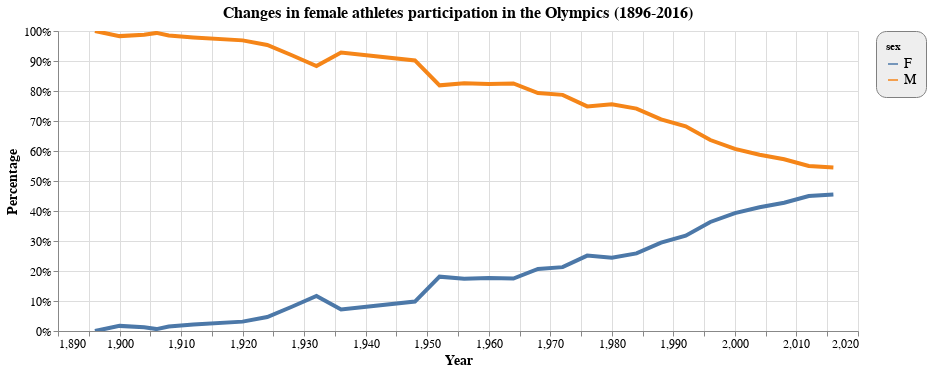

Source (notebook cell):
### Code cell
source = female_dcast_tidy_df

alt.Chart(source, title = 'Changes in female athletes participation in the Olympics (1896-2016)').mark_line(size=4
).encode(
    x=alt.X('year',title='Year'),
    y= alt.Y('percentage', axis=alt.Axis(format='%', title='Percentage')),
    color='sex',
    tooltip=['year','percentage:Q']
).interactive().properties(
    width=800,
    height=300).configure_title(
    fontSize=16).configure_axis(
    labelFontSize=12,
    titleFontSize=14
).configure_legend(
    strokeColor='gray',
    fillColor='#EEEEEE',
    padding=10,
    cornerRadius=10,
    labelFontSize=14
)

### Figure 1 — Vega-Lite specification as saved in the notebook (floating-point values rounded to 4 significant figures)
{"$schema": "https://vega.github.io/schema/vega-lite/v3.4.0.json", "config": {"axis": {"labelFontSize": 12, "titleFontSize": 14}, "legend": {"cornerRadius": 10, "fillColor": "#EEEEEE", "labelFontSize": 14, "padding": 10, "strokeColor": "gray"}, "mark": {"tooltip": null}, "title": {"fontSize": 16}, "view": {"height": 300, "width": 400}}, "data": {"name": "data-6504e93c0abe6c7d0695aa04cd68f424"}, "datasets": {"data-6504e93c0abe6c7d0695aa04cd68f424": [{"all": 380, "f_prct": 0, "female_percent": 0, "frequencies": 0, "male_percentage": 100, "percentage": 0, "sex": "F", "year": 1896}, {"all": 1936, "f_prct": 0.01705, "female_percent": 1.7, "frequencies": 33, "male_percentage": 98.3, "percentage": 0.01705, "sex": "F", "year": 1900}, {"all": 1301, "f_prct": 0.0123, "female_percent": 1.2, "frequencies": 16, "male_percentage": 98.8, "percentage": 0.0123, "sex": "F", "year": 1904}, {"all": 1733, "f_prct": 0.006347, "female_percent": 0.6, "frequencies": 11, "male_percentage": 99.4, "percentage": 0.006347, "sex": "F", "year": 1906}, {"all": 3101, "f_prct": 0.01516, "female_percent": 1.5, "frequencies": 47, "male_percentage": 98.5, "percentage": 0.01516, "sex": "F", "year": 1908}, {"all": 4040, "f_prct": 0.02153, "female_percent": 2.2, "frequencies": 87, "male_percentage": 97.8, "percentage": 0.02153, "sex": "F", "year": 1912}, {"all": 4292, "f_prct": 0.03122, "female_percent": 3.1, "frequencies": 134, "male_percentage": 96.9, "percentage": 0.03122, "sex": "F", "year": 1920}, {"all": 5233, "f_prct": 0.04663, "female_percent": 4.7, "frequencies": 244, "male_percentage": 95.3, "percentage": 0.04663, "sex": "F", "year": 1924}, {"all": 4992, "f_prct": 0.08093, "female_percent": 8.1, "frequencies": 404, "male_percentage": 91.9, "percentage": 0.08093, "sex": "F", "year": 1928}, {"all": 2969, "f_prct": 0.1169, "female_percent": 11.7, "frequencies": 347, "male_percentage": 88.3, "percentage": 0.1169, "sex": "F", "year": 1932}, {"all": 6506, "f_prct": 0.07193, "female_percent": 7.2, "frequencies": 468, "male_percentage": 92.8, "percentage": 0.07193, "sex": "F", "year": 1936}, {"all": 6405, "f_prct": 0.09805, "female_percent": 9.8, "frequencies": 628, "male_percentage": 90.2, "percentage": 0.09805, "sex": "F", "year": 1948}, {"all": 8270, "f_prct": 0.181, "female_percent": 18.1, "frequencies": 1497, "male_percentage": 81.9, "percentage": 0.181, "sex": "F", "year": 1952}, {"all": 5127, "f_prct": 0.1742, "female_percent": 17.4, "frequencies": 893, "male_percentage": 82.6, "percentage": 0.1742, "sex": "F", "year": 1956}, {"all": 8119, "f_prct": 0.1767, "female_percent": 17.7, "frequencies": 1435, "male_percentage": 82.3, "percentage": 0.1767, "sex": "F", "year": 1960}, {"all": 7702, "f_prct": 0.175, "female_percent": 17.5, "frequencies": 1348, "male_percentage": 82.5, "percentage": 0.175, "sex": "F", "year": 1964}, {"all": 8588, "f_prct": 0.2069, "female_percent": 20.7, "frequencies": 1777, "male_percentage": 79.3, "percentage": 0.2069, "sex": "F", "year": 1968}, {"all": 10304, "f_prct": 0.2128, "female_percent": 21.3, "frequencies": 2193, "male_percentage": 78.7, "percentage": 0.2128, "sex": "F", "year": 1972}, {"all": 8641, "f_prct": 0.2514, "female_percent": 25.1, "frequencies": 2172, "male_percentage": 74.9, "percentage": 0.2514, "sex": "F", "year": 1976}, {"all": 7191, "f_prct": 0.2442, "female_percent": 24.4, "frequencies": 1756, "male_percentage": 75.6, "percentage": 0.2442, "sex": "F", "year": 1980}, {"all": 9454, "f_prct": 0.2588, "female_percent": 25.9, "frequencies": 2447, "male_percentage": 74.1, "percentage": 0.2588, "sex": "F", "year": 1984}, {"all": 12037, "f_prct": 0.2943, "female_percent": 29.4, "frequencies": 3543, "male_percentage": 70.6, "percentage": 0.2943, "sex": "F", "year": 1988}, {"all": 12977, "f_prct": 0.3178, "female_percent": 31.8, "frequencies": 4124, "male_percentage": 68.2, "percentage": 0.3178, "sex": "F", "year": 1992}, {"all": 13780, "f_prct": 0.3634, "female_percent": 36.3, "frequencies": 5008, "male_percentage": 63.7, "percentage": 0.3634, "sex": "F", "year": 1996}, {"all": 13821, "f_prct": 0.393, "female_percent": 39.3, "frequencies": 5431, "male_percentage": 60.7, "percentage": 0.393, "sex": "F", "year": 2000}, {"all": 13443, "f_prct": 0.4126, "female_percent": 41.3, "frequencies": 5546, "male_percentage": 58.7, "percentage": 0.4126, "sex": "F", "year": 2004}, {"all": 13602, "f_prct": 0.4276, "female_percent": 42.8, "frequencies": 5816, "male_percentage": 57.2, "percentage": 0.4276, "sex": "F", "year": 2008}, {"all": 12920, "f_prct": 0.4501, "female_percent": 45, "frequencies": 5815, "male_percentage": 55, "percentage": 0.4501, "sex": "F", "year": 2012}, {"all": 13688, "f_prct": 0.4546, "female_percent": 45.5, "frequencies": 6223, "male_percentage": 54.5, "percentage": 0.4546, "sex": "F", "year": 2016}, {"all": 380, "f_prct": 0, "female_percent": 0, "frequencies": 380, "male_percentage": 100, "percentage": 1, "sex": "M", "year": 1896}, {"all": 1936, "f_prct": 0.01705, "female_percent": 1.7, "frequencies": 1903, "male_percentage": 98.3, "percentage": 0.983, "sex": "M", "year": 1900}, {"all": 1301, "f_prct": 0.0123, "female_percent": 1.2, "frequencies": 1285, "male_percentage": 98.8, "percentage": 0.9877, "sex": "M", "year": 1904}, {"all": 1733, "f_prct": 0.006347, "female_percent": 0.6, "frequencies": 1722, "male_percentage": 99.4, "percentage": 0.9937, "sex": "M", "year": 1906}, {"all": 3101, "f_prct": 0.01516, "female_percent": 1.5, "frequencies": 3054, "male_percentage": 98.5, "percentage": 0.9848, "sex": "M", "year": 1908}, {"all": 4040, "f_prct": 0.02153, "female_percent": 2.2, "frequencies": 3953, "male_percentage": 97.8, "percentage": 0.9785, "sex": "M", "year": 1912}, {"all": 4292, "f_prct": 0.03122, "female_percent": 3.1, "frequencies": 4158, "male_percentage": 96.9, "percentage": 0.9688, "sex": "M", "year": 1920}, {"all": 5233, "f_prct": 0.04663, "female_percent": 4.7, "frequencies": 4989, "male_percentage": 95.3, "percentage": 0.9534, "sex": "M", "year": 1924}, {"all": 4992, "f_prct": 0.08093, "female_percent": 8.1, "frequencies": 4588, "male_percentage": 91.9, "percentage": 0.9191, "sex": "M", "year": 1928}, {"all": 2969, "f_prct": 0.1169, "female_percent": 11.7, "frequencies": 2622, "male_percentage": 88.3, "percentage": 0.8831, "sex": "M", "year": 1932}, {"all": 6506, "f_prct": 0.07193, "female_percent": 7.2, "frequencies": 6038, "male_percentage": 92.8, "percentage": 0.9281, "sex": "M", "year": 1936}, {"all": 6405, "f_prct": 0.09805, "female_percent": 9.8, "frequencies": 5777, "male_percentage": 90.2, "percentage": 0.902, "sex": "M", "year": 1948}, {"all": 8270, "f_prct": 0.181, "female_percent": 18.1, "frequencies": 6773, "male_percentage": 81.9, "percentage": 0.819, "sex": "M", "year": 1952}, {"all": 5127, "f_prct": 0.1742, "female_percent": 17.4, "frequencies": 4234, "male_percentage": 82.6, "percentage": 0.8258, "sex": "M", "year": 1956}, {"all": 8119, "f_prct": 0.1767, "female_percent": 17.7, "frequencies": 6684, "male_percentage": 82.3, "percentage": 0.8233, "sex": "M", "year": 1960}, {"all": 7702, "f_prct": 0.175, "female_percent": 17.5, "frequencies": 6354, "male_percentage": 82.5, "percentage": 0.825, "sex": "M", "year": 1964}, {"all": 8588, "f_prct": 0.2069, "female_percent": 20.7, "frequencies": 6811, "male_percentage": 79.3, "percentage": 0.7931, "sex": "M", "year": 1968}, {"all": 10304, "f_prct": 0.2128, "female_percent": 21.3, "frequencies": 8111, "male_percentage": 78.7, "percentage": 0.7872, "sex": "M", "year": 1972}, {"all": 8641, "f_prct": 0.2514, "female_percent": 25.1, "frequencies": 6469, "male_percentage": 74.9, "percentage": 0.7486, "sex": "M", "year": 1976}, {"all": 7191, "f_prct": 0.2442, "female_percent": 24.4, "frequencies": 5435, "male_percentage": 75.6, "percentage": 0.7558, "sex": "M", "year": 1980}, {"all": 9454, "f_prct": 0.2588, "female_percent": 25.9, "frequencies": 7007, "male_percentage": 74.1, "percentage": 0.7412, "sex": "M", "year": 1984}, {"all": 12037, "f_prct": 0.2943, "female_percent": 29.4, "frequencies": 8494, "male_percentage": 70.6, "percentage": 0.7057, "sex": "M", "year": 1988}, {"all": 12977, "f_prct": 0.3178, "female_percent": 31.8, "frequencies": 8853, "male_percentage": 68.2, "percentage": 0.6822, "sex": "M", "year": 1992}, {"all": 13780, "f_prct": 0.3634, "female_percent": 36.3, "frequencies": 8772, "male_percentage": 63.7, "percentage": 0.6366, "sex": "M", "year": 1996}, {"all": 13821, "f_prct": 0.393, "female_percent": 39.3, "frequencies": 8390, "male_percentage": 60.7, "percentage": 0.607, "sex": "M", "year": 2000}, {"all": 13443, "f_prct": 0.4126, "female_percent": 41.3, "frequencies": 7897, "male_percentage": 58.7, "percentage": 0.5874, "sex": "M", "year": 2004}, {"all": 13602, "f_prct": 0.4276, "female_percent": 42.8, "frequencies": 7786, "male_percentage": 57.2, "percentage": 0.5724, "sex": "M", "year": 2008}, {"all": 12920, "f_prct": 0.4501, "female_percent": 45, "frequencies": 7105, "male_percentage": 55, "percentage": 0.5499, "sex": "M", "year": 2012}, {"all": 13688, "f_prct": 0.4546, "female_percent": 45.5, "frequencies": 7465, "male_percentage": 54.5, "percentage": 0.5454, "sex": "M", "year": 2016}]}, "encoding": {"color": {"field": "sex", "type": "nominal"}, "tooltip": [{"field": "year", "type": "quantitative"}, {"field": "percentage", "type": "quantitative"}], "x": {"field": "year", "title": "Year", "type": "quantitative"}, "y": {"axis": {"format": "%", "title": "Percentage"}, "field": "percentage", "type": "quantitative"}}, "height": 300, "mark": {"size": 4, "type": "line"}, "selection": {"selector019": {"bind": "scales", "encodings": ["x", "y"], "type": "interval"}}, "title": "Changes in female athletes participation in the Olympics (1896-2016)", "width": 800}
